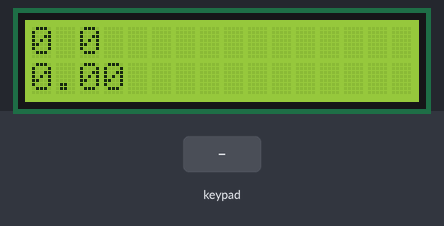
The sketch below on a simulated Arduino Uno, built with avr-gcc and run on an emulated ATmega328P. Parts: 16×2 character LCD. The test bench sets the inputs (shaded band).

Above: at 3.2 s.
3.3 s: keypad keys 9 8 7 6 * pressed 0.4 s apart
At 6.3 s:
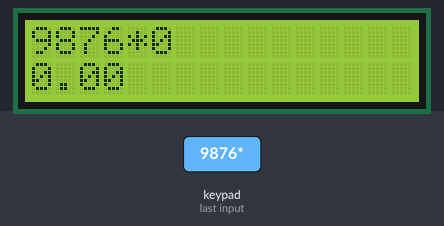
6.8 s: key '+' pressed
At 7.7 s:
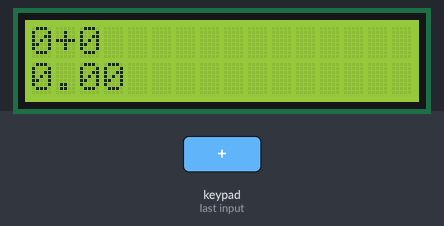
8.4 s: key '/' pressed
At 8.8 s:
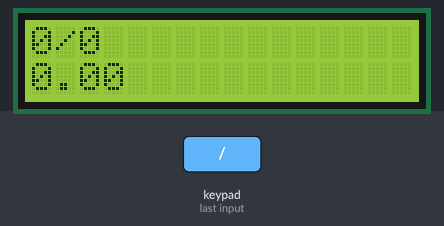
10.0 s: key '=' pressed
At 10.4 s:
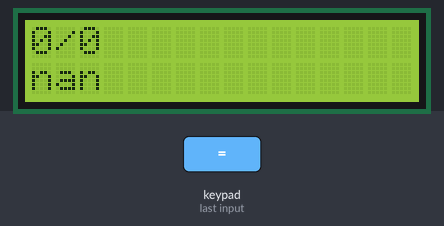
11.5 s: keypad keys 5 4 3 2 * pressed 0.4 s apart
At 13.5 s:
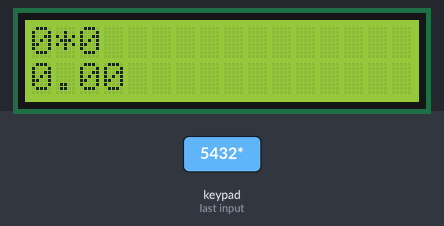
Timing chart, 0 to 15.0 s (numbered marks = the images above; inputs shaded):
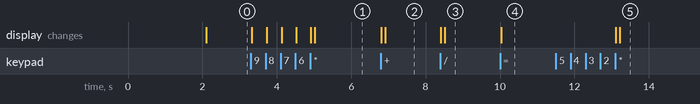

The sketch:

project_co.ino
```cpp
#include<LiquidCrystal_I2C.h>
#include <Keypad.h>
#include<Wire.h>


char keys[4][4] = {
  {'1', '2', '3', '+'},
  {'4', '5', '6', '-'},
  {'7', '8', '9', '*'},
  {'C', '0', '=', '/'}
};


byte rowPins[4] = {9, 8, 7, 6};
byte colPins[4] = {5 ,4, 3, 2};

Keypad kpd = Keypad( makeKeymap(keys), rowPins, colPins, 4, 4);

LiquidCrystal_I2C lcd(0x27, 16, 2);

 int Num1,Num2;
 double Number;
 char key,action;
 boolean result = false;
 void DisplayResult()
{
  lcd.setCursor(0, 0);
  lcd.print(Num1); lcd.print(action); lcd.print(Num2);
  lcd.setCursor(0, 1);
  lcd.print(Number);
}
void DetectButtons()
{
     lcd.clear();
    if (key=='C')
    { Number=Num1=Num2=0; result=false;}

     if (key == '1')
    {
    if (Number==0)
    Number=1;
    else
    Number = (Number*10) + 1;
    }

     if (key == '4')
    {
    if (Number==0)
    Number=4;
    else
    Number = (Number*10) + 4;
    }

     if (key == '7')
    {
    if (Number==0)
    Number=7;
    else
    Number = (Number*10) + 7;
    }


    if (key == '0')
    {
    if (Number==0)
    Number=0;
    else
    Number = (Number*10) + 0;
    }

     if (key == '2')
    {
     if (Number==0)
    Number=2;
    else
    Number = (Number*10) + 2;
    }

     if (key == '5')
    {
     if (Number==0)
    Number=5;
    else
    Number = (Number*10) + 5;
    }

     if (key == '8')
    {
     if (Number==0)
    Number=8;
    else
    Number = (Number*10) + 8;
    }


    if (key == '=')
    {
    Num2=Number;
    result = true;

    }

     if (key == '3')
    {
     if (Number==0)
    Number=3;
    else
    Number = (Number*10) + 3;
    }

     if (key == '6')
    {
    if (Number==0)
    Number=6;
    else
    Number = (Number*10) + 6;
    }

     if (key == '9')
    {
    if (Number==0)
    Number=9;
    else
    Number = (Number*10) + 9;
    }

      if (key == '+' || key == '-' || key == '*' || key == '/')
  {
    Num1 = Number;
    Number =0;
    if (key == '+')
    { action = '+';}
     if (key == '-')
    { action = '-'; }
     if (key == '*')
    { action = '*';}
     if (key == '/')
    { action = '/';}

    delay(100);
  }

}

void CalculateResult()
{
  if (action=='+')
    Number = double(Num1)+double(Num2);

  if (action=='-')
    Number =double (Num1)-double(Num2);

  if (action=='*')
    Number =double( Num1)*double(Num2);

  if (action=='/')
    Number = double(Num1)/double(Num2);
}


void setup() {
  lcd.begin();
  lcd.print("Calculator YEHH");
  lcd.setCursor(0, 1);
  lcd.print("BEN ALAA MESA!!!");

   delay(2000);
    lcd.clear();
}

void loop() {

key = kpd.getKey();

if (key!=NO_KEY)
DetectButtons();

if (result==true)
CalculateResult();

DisplayResult();
}
```

Measured:
- after the input at 3.3 s, the display: first changes at once (image 1 shows a later state)
- after the input at 6.8 s, the display: first changes at once (image 2 shows a later state)
- after the input at 8.4 s, the display: first changes at once (image 3 shows a later state)
- after the input at 10.0 s, the display: changes at once (image 4)
- after the input at 11.5 s, the display: first changes after 1.6 s (image 5 shows a later state)
